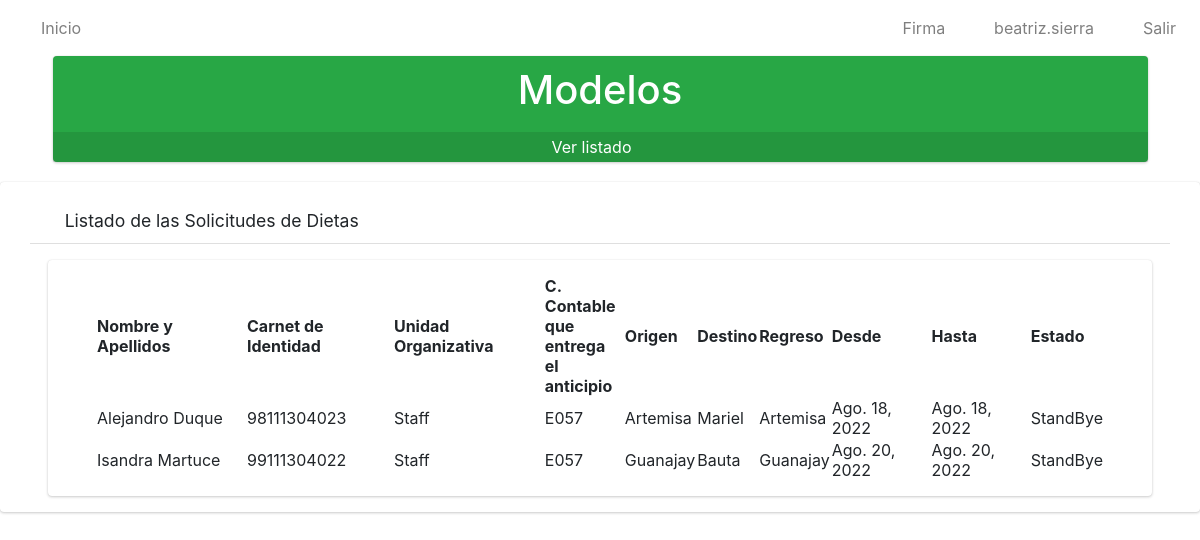
Screenshot of / (signed in) with the database file from the repository.
### app/models.py (models this page shows, shortened)
class Solicitud(models.Model):
    numero=models.IntegerField()
    solicitante=models.ForeignKey(Solicitante, on_delete=models.CASCADE)
    trabajador=models.ForeignKey(Trabajador, on_delete=models.CASCADE)
    unidad_organizativa=models.ForeignKey(Unidad_Organizativa, on_delete=models.CASCADE)
    c_contable=models.CharField(max_length=4)
    provincia=models.ForeignKey(Provincia, on_delete=models.CASCADE)
    origen=models.ForeignKey(Municipio, on_delete=models.CASCADE, related_name='municipio_origen')
    destino=models.ForeignKey(Municipio, on_delete=models.CASCADE, related_name='municipio_destino')
    regreso=models.ForeignKey(Municipio, on_delete=models.CASCADE, related_name='municipio_regreso')
    fecha_inicio=models.DateField()
    fecha_final=models.DateField()
    parleg=models.ForeignKey(PARLEG, on_delete=models.CASCADE)
    cargo_presupuesto=models.ForeignKey(Cargo_al_Presupuesto, on_delete=models.CASCADE)
    autoriza=models.ForeignKey(Autoriza, on_delete=models.CASCADE)
    estado=models.CharField(max_length=20)
    observaciones=models.CharField(max_length=500)
    class Meta:
        verbose_name="Solicitud"
        verbose_name_plural="Solicitudes"

class Trabajador(models.Model):
    usuario=models.OneToOneField(User, on_delete=models.CASCADE)
    ci=models.CharField(max_length=11, unique=True)
    def __str__(self):
            return self.usuario.first_name+' '+self.usuario.last_name
    class Meta:
        verbose_name = "Trabajador"
        verbose_name_plural = "Trabajadores"

class Unidad_Organizativa(models.Model):
    nombre=models.CharField(max_length=100)
    def __str__(self):
        return self.nombre
    class Meta:
        verbose_name="Unidad Organizativa"
        verbose_name_plural="Unidades Organizativas"

class Municipio(models.Model):
    nombre=models.CharField(max_length=30)
    provincia=models.ForeignKey(Provincia, on_delete=models.CASCADE)
    def __str__(self):
        return self.nombre
    class Meta:
        verbose_name="Municipio"
        verbose_name_plural="Municipios"

### app/views.py (the view)
# urls.py: path('', SolicitudListView.as_view(), name='solicitudes'),
class SolicitudListView(ListView):
    model = Solicitud
    template_name = 'solicitudes/listar.html'
    @method_decorator(login_required)
    def dispatch(self, request, *args, **kwargs):
        return super().dispatch(request,*args,** kwargs)
    def get_context_data(self, **kwargs):
        context = super().get_context_data(**kwargs)
        context['title'] = "Listado de Solicitudes"
        return context

### app/templates/solicitudes/listar.html (shortened to what this page needs)
{% extends 'base.html' %}
{% load static %}
{% block content %}
    <div class="row pl-5 pr-5" >
         <div>
            <div class="small-box bg-success">
                <div class="inner">
                    <h1 style="color: white;" class="text-center">
                        Modelos
                    </h1>
                </div>
                <div class="icon"><i class="fas fa-check-square"></i>
                </div>
                {% if perms.app.view_modelo %}
                <a href="{% url 'listarMod' %}" class="small-box-footer" style="color: white !important;">
                Ver listado <i class="fas fa-arrow-circle-right" style="color: white;"></i>
                </a>
                {% else %}
                <a href="#" class="small-box-footer" style="color: white !important;">
                No tiene permisos para ver los Modelos <i class="fas fa-eye-slash" style="color: white;"></i>
                </a>
                {% endif %}
            </div>
        </div>
    </div>
    <div class=" card card-default">
        <div class="card-header px-3 mb-3 mt-3 container">
            <h3 class="card-title">
            <i class="fas fa-search"></i>
                Listado de las Solicitudes de Dietas
            </h3>
            </div>
        <div class="card card-body content-header mx-5 px-5">
            <table id="myTable" class="display" style="width: 100%;">
                <thead>
                    <tr>
                        <th>Nombre y Apellidos</th>
                        <th>Carnet de Identidad</th>
                        <th>Unidad Organizativa</th>
                        <th>C. Contable que entrega el anticipio</th>
                        <th>Origen</th>
                        <th>Destino</th>
                        <th>Regreso</th>
                        <th>Desde</th>
                        <th>Hasta</th>
                        <th>Estado</th>
                    </tr>
                </thead>
                <tbody>
                    {% for i in object_list %}
                    <tr>
                        <td style="width: 150px;">{{i.trabajador}}</td>
                        <td>{{i.trabajador.ci}}</td>
                        <td>{{i.unidad_organizativa}}</td>
                        <td style="width: 80px;">{{i.c_contable}}</td>
                        <td>{{i.origen}}</td>
                        <td>{{i.destino}}</td>
                        <td>{{i.regreso}}</td>
                        <td>{{i.fecha_inicio}}</td>
                        <td>{{i.fecha_final}}</td>
                        <td>{{i.estado}}</td>
                    </tr>
                    {% endfor %}
                </tbody>
            </table>
        </div>
    </div>
{% endblock %}

### app/templates/base.html (shortened to what this page needs)
{% load static %}
<html>
    <head>
  <link rel="stylesheet" href="{% static 'plugins/fontawesome-free/css/all.min.css'%}">
        <link href="https://cdn.jsdelivr.net/npm/bootstrap@5.2.0/dist/css/bootstrap.min.css" rel="stylesheet">
        <link rel="stylesheet" type="text/css" href="{% static 'datatable/data_tables/datatables.min.css' %}" />
  <link rel="stylesheet" href="https://cdnjs.cloudflare.com/ajax/libs/jquery-confirm/3.3.2/jquery-confirm.min.css">
  <link rel="stylesheet" href="https://cdn.jsdelivr.net/npm/bootstrap-icons@1.7.2/font/bootstrap-icons.css">
  <link href="https://cdn.jsdelivr.net/npm/bootstrap@5.2.0-beta1/dist/css/bootstrap.min.css" rel="stylesheet"
>
<link href="https://cdn.jsdelivr.net/npm/bootstrap@5.2.0/dist/css/bootstrap.min.css" rel="stylesheet">
        <link rel="stylesheet" href="{% static 'dist/css/adminlte.min.css'%}">
    </head>
<nav class="navbar navbar-expand-md navbar-white navbar-light">
 <ul class="navbar-nav">
          <li class="nav-item">
            <a href="{% url 'solicitudes' %}" class="nav-link">
            <i class="fas fa-home"></i>
            Inicio</a>
          </li>
        </ul>
    <ul class="navbar-nav ml-auto">
      <li class="nav-item">
           <a class="nav-link" onclick="modal_firma()" role="button">
            <i class="fas fa-edit"></i> Firma
           </a>
      </li>
      <li class="nav-item">
        <a class="nav-link" href="javascript:;"role="button">
          <i class="fas fa-user"></i>  {{ user.username }}
        </a>
      </li>
      <li class="nav-item">
        <a class="nav-link" href="{% url 'logout' %}"role="button">
          <i class="fas fa-power-off"></i> Salir
        </a>
      </li>
    </ul>
  </nav>
        {%block content%}
        {% endblock %}
    </body>
</html>

### rows the page displays
Solicitud: trabajador "Alejandro Duque", trabajador.ci "98111304023", unidad_organizativa "Staff", c_contable "E057", origen "Artemisa", destino "Mariel", regreso "Artemisa", fecha_inicio "Ago. 18, 2022", fecha_final "Ago. 18, 2022", estado "StandBye"
Solicitud: trabajador "Isandra Martuce", trabajador.ci "99111304022", unidad_organizativa "Staff", c_contable "E057", origen "Guanajay", destino "Bauta", regreso "Guanajay", fecha_inicio "Ago. 20, 2022", fecha_final "Ago. 20, 2022", estado "StandBye"

### other values shown
{{ user.username }} "beatriz.sierra"
